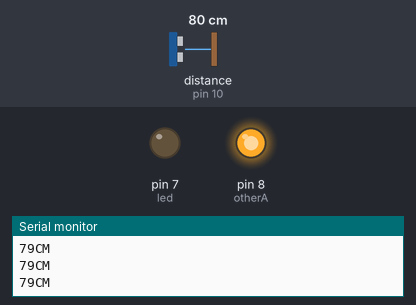
A sketch run on a simulated Arduino Uno, built with avr-gcc and run on an emulated ATmega328P. Parts: output pins drawn as LEDs (lit = HIGH), the last lines printed to the serial monitor. Wiring (inferred from the names in the program): ultrasonic range finder: trigger pin 9; echo pin 10. Inputs (shaded band) come from the test bench; at power-on: distance to the obstacle (sensor on pin 10) 80 cm. The echo pulse lasts 58.3 µs per cm; pins used as bus, display or sensor lines are not drawn.

Above: at 1.2 s.
1.3 s: distance to the obstacle (sensor on pin 10) set to 147 cm
2.8 s: distance to the obstacle (sensor on pin 10) set to 157 cm
At 3.7 s:
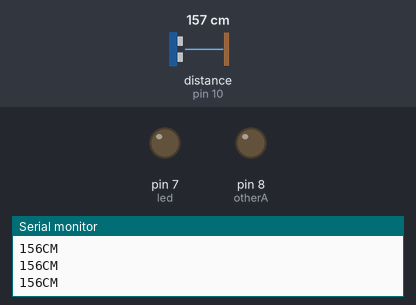
4.3 s: distance to the obstacle (sensor on pin 10) set to 2 cm
At 4.6 s:
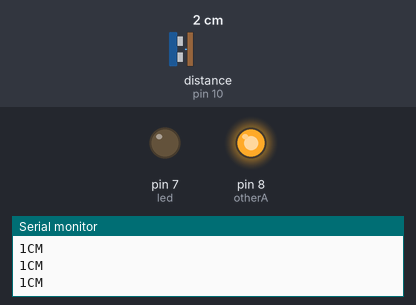
7.3 s: distance to the obstacle (sensor on pin 10) set to 299 cm
At 8.4 s:
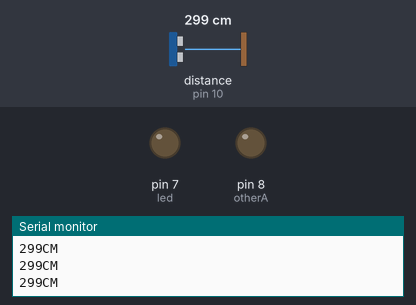
Timing chart, 0 to 9.8 s (numbered marks = the images above; inputs shaded):
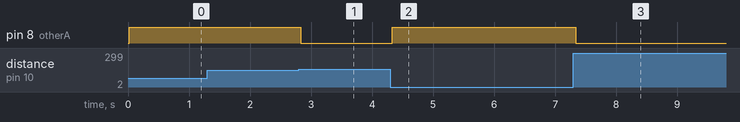

Measured:
- the behaviour switches between 151 and 152 cm on distance to the obstacle (sensor on pin 10) (found by bisection; images 0 and 1)
- after the input at 2.8 s, pin 8 (otherA): HIGH → LOW at once
- after the input at 4.3 s, pin 8 (otherA): LOW → HIGH at once
- after the input at 7.3 s, pin 8 (otherA): HIGH → LOW at once

The sketch:

sensor.ino
```cpp
int trigPin = 9;
int echoPin = 10;
int led = 7;
int otherA=8;


void setup() {
  Serial.begin(9600);
   pinMode(led, OUTPUT);
   pinMode(trigPin, OUTPUT);
  pinMode(echoPin, INPUT);
  pinMode(otherA,OUTPUT);
  // put your setup code here, to run once:

}

void loop() {
  long duration, distance;
  digitalWrite(trigPin,HIGH);
  delayMicroseconds(1000);
  digitalWrite(trigPin, LOW);
  duration=pulseIn(echoPin, HIGH);
  distance =(duration/2)/29.1;
  Serial.print(distance);
  Serial.println("CM");
  delay(10);

 if((distance<=150))
  {
    digitalWrite(otherA, HIGH);
}
   else
 {
     digitalWrite(otherA, LOW);
   }
}
```
